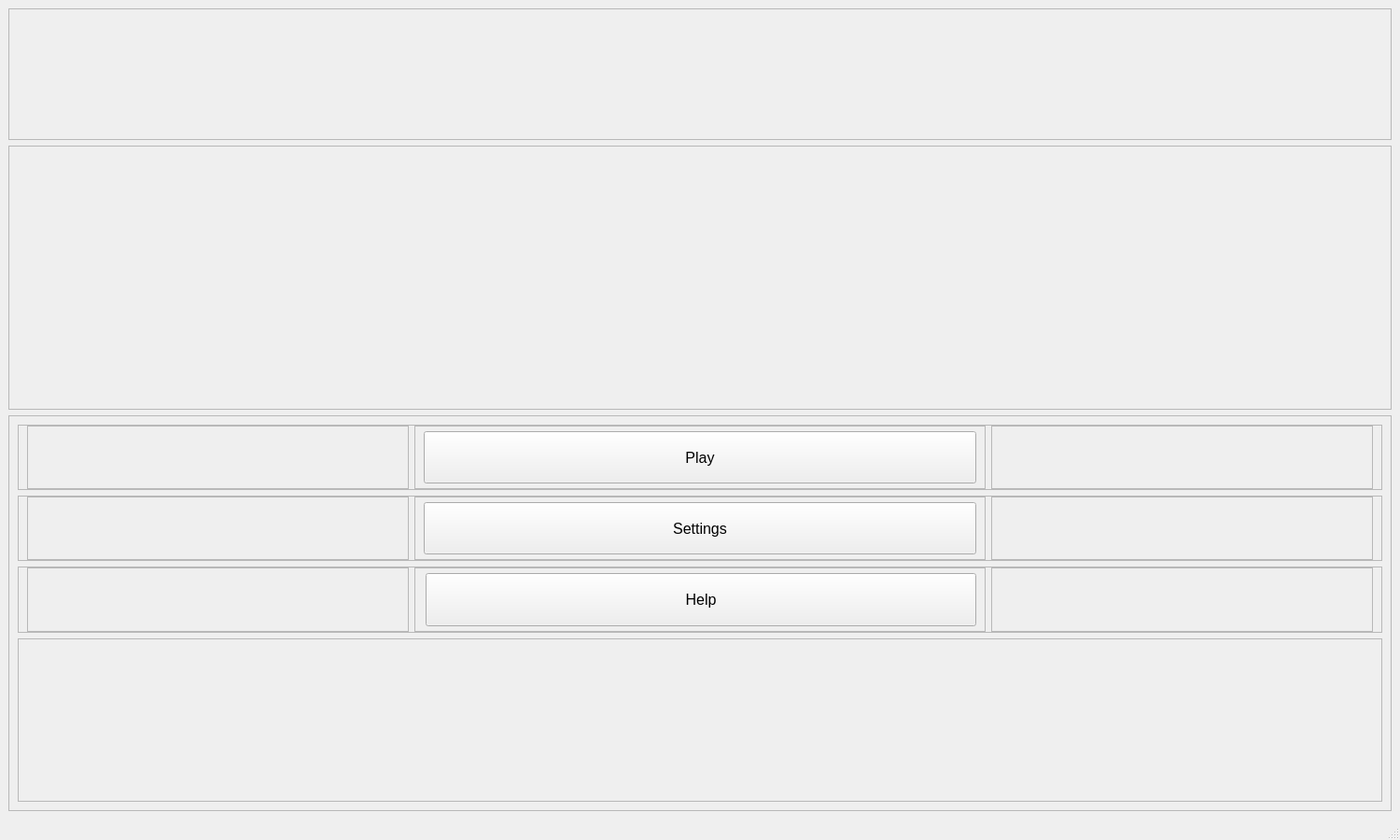
<?xml version="1.0" encoding="UTF-8"?>
<ui version="4.0">
 <class>StartScreen</class>
 <widget class="QMainWindow" name="StartScreen">
  <property name="geometry">
   <rect>
    <x>0</x>
    <y>0</y>
    <width>1500</width>
    <height>900</height>
   </rect>
  </property>
  <property name="windowTitle">
   <string>MainWindow</string>
  </property>
  <widget class="QWidget" name="centralwidget">
   <layout class="QVBoxLayout" name="verticalLayout_2" stretch="2,4,6">
    <item>
     <widget class="QFrame" name="frm_main_upper">
      <property name="frameShape">
       <enum>QFrame::StyledPanel</enum>
      </property>
      <property name="frameShadow">
       <enum>QFrame::Raised</enum>
      </property>
     </widget>
    </item>
    <item>
     <widget class="QFrame" name="frm_main_logo">
      <property name="frameShape">
       <enum>QFrame::StyledPanel</enum>
      </property>
      <property name="frameShadow">
       <enum>QFrame::Raised</enum>
      </property>
      <layout class="QVBoxLayout" name="verticalLayout">
       <item>
        <widget class="QLabel" name="lbl_logo">
         <property name="text">
          <string/>
         </property>
         <property name="alignment">
          <set>Qt::AlignCenter</set>
         </property>
        </widget>
       </item>
      </layout>
     </widget>
    </item>
    <item>
     <widget class="QFrame" name="frm_main_lower">
      <property name="frameShape">
       <enum>QFrame::StyledPanel</enum>
      </property>
      <property name="frameShadow">
       <enum>QFrame::Raised</enum>
      </property>
      <layout class="QVBoxLayout" name="verticalLayout_6" stretch="2,2,2,5">
       <item>
        <widget class="QFrame" name="frm_start">
         <property name="frameShape">
          <enum>QFrame::StyledPanel</enum>
         </property>
         <property name="frameShadow">
          <enum>QFrame::Raised</enum>
         </property>
         <layout class="QHBoxLayout" name="horizontalLayout" stretch="2,3,2">
          <property name="topMargin">
           <number>0</number>
          </property>
          <property name="bottomMargin">
           <number>0</number>
          </property>
          <item>
           <widget class="QFrame" name="frame">
            <property name="frameShape">
             <enum>QFrame::StyledPanel</enum>
            </property>
            <property name="frameShadow">
             <enum>QFrame::Raised</enum>
            </property>
           </widget>
          </item>
          <item>
           <widget class="QFrame" name="frame_2">
            <property name="frameShape">
             <enum>QFrame::StyledPanel</enum>
            </property>
            <property name="frameShadow">
             <enum>QFrame::Raised</enum>
            </property>
            <layout class="QVBoxLayout" name="verticalLayout_5">
             <property name="topMargin">
              <number>5</number>
             </property>
             <property name="bottomMargin">
              <number>5</number>
             </property>
             <item>
              <widget class="QPushButton" name="btn_play">
               <property name="sizePolicy">
                <sizepolicy hsizetype="MinimumExpanding" vsizetype="MinimumExpanding">
                 <horstretch>0</horstretch>
                 <verstretch>0</verstretch>
                </sizepolicy>
               </property>
               <property name="baseSize">
                <size>
                 <width>0</width>
                 <height>0</height>
                </size>
               </property>
               <property name="font">
                <font>
                 <pointsize>12</pointsize>
                </font>
               </property>
               <property name="styleSheet">
                <string notr="true"/>
               </property>
               <property name="text">
                <string>Play</string>
               </property>
              </widget>
             </item>
            </layout>
           </widget>
          </item>
          <item>
           <widget class="QFrame" name="frame_3">
            <property name="frameShape">
             <enum>QFrame::StyledPanel</enum>
            </property>
            <property name="frameShadow">
             <enum>QFrame::Raised</enum>
            </property>
           </widget>
          </item>
         </layout>
        </widget>
       </item>
       <item>
        <widget class="QFrame" name="frm_settings">
         <property name="frameShape">
          <enum>QFrame::StyledPanel</enum>
         </property>
         <property name="frameShadow">
          <enum>QFrame::Raised</enum>
         </property>
         <layout class="QHBoxLayout" name="horizontalLayout_2" stretch="2,3,2">
          <property name="topMargin">
           <number>0</number>
          </property>
          <property name="bottomMargin">
           <number>0</number>
          </property>
          <item>
           <widget class="QFrame" name="frame_6">
            <property name="frameShape">
             <enum>QFrame::StyledPanel</enum>
            </property>
            <property name="frameShadow">
             <enum>QFrame::Raised</enum>
            </property>
           </widget>
          </item>
          <item>
           <widget class="QFrame" name="frame_5">
            <property name="frameShape">
             <enum>QFrame::StyledPanel</enum>
            </property>
            <property name="frameShadow">
             <enum>QFrame::Raised</enum>
            </property>
            <layout class="QVBoxLayout" name="verticalLayout_4">
             <property name="topMargin">
              <number>5</number>
             </property>
             <property name="bottomMargin">
              <number>5</number>
             </property>
             <item>
              <widget class="QPushButton" name="btn_settings">
               <property name="sizePolicy">
                <sizepolicy hsizetype="MinimumExpanding" vsizetype="MinimumExpanding">
                 <horstretch>0</horstretch>
                 <verstretch>0</verstretch>
                </sizepolicy>
               </property>
               <property name="font">
                <font>
                 <pointsize>12</pointsize>
                </font>
               </property>
               <property name="text">
                <string>Settings</string>
               </property>
              </widget>
             </item>
            </layout>
           </widget>
          </item>
          <item>
           <widget class="QFrame" name="frame_4">
            <property name="frameShape">
             <enum>QFrame::StyledPanel</enum>
            </property>
            <property name="frameShadow">
             <enum>QFrame::Raised</enum>
            </property>
           </widget>
          </item>
         </layout>
        </widget>
       </item>
       <item>
        <widget class="QFrame" name="frm_help">
         <property name="frameShape">
          <enum>QFrame::StyledPanel</enum>
         </property>
         <property name="frameShadow">
          <enum>QFrame::Raised</enum>
         </property>
         <layout class="QHBoxLayout" name="horizontalLayout_3" stretch="2,3,2">
          <property name="topMargin">
           <number>0</number>
          </property>
          <property name="bottomMargin">
           <number>0</number>
          </property>
          <item>
           <widget class="QFrame" name="frame_9">
            <property name="frameShape">
             <enum>QFrame::StyledPanel</enum>
            </property>
            <property name="frameShadow">
             <enum>QFrame::Raised</enum>
            </property>
           </widget>
          </item>
          <item>
           <widget class="QFrame" name="frame_8">
            <property name="frameShape">
             <enum>QFrame::StyledPanel</enum>
            </property>
            <property name="frameShadow">
             <enum>QFrame::Raised</enum>
            </property>
            <layout class="QVBoxLayout" name="verticalLayout_3">
             <property name="leftMargin">
              <number>11</number>
             </property>
             <property name="topMargin">
              <number>5</number>
             </property>
             <property name="bottomMargin">
              <number>5</number>
             </property>
             <item>
              <widget class="QPushButton" name="btn_help">
               <property name="sizePolicy">
                <sizepolicy hsizetype="MinimumExpanding" vsizetype="MinimumExpanding">
                 <horstretch>0</horstretch>
                 <verstretch>0</verstretch>
                </sizepolicy>
               </property>
               <property name="font">
                <font>
                 <pointsize>12</pointsize>
                </font>
               </property>
               <property name="text">
                <string>Help</string>
               </property>
              </widget>
             </item>
            </layout>
           </widget>
          </item>
          <item>
           <widget class="QFrame" name="frame_7">
            <property name="frameShape">
             <enum>QFrame::StyledPanel</enum>
            </property>
            <property name="frameShadow">
             <enum>QFrame::Raised</enum>
            </property>
           </widget>
          </item>
         </layout>
        </widget>
       </item>
       <item>
        <widget class="QFrame" name="frame_11">
         <property name="frameShape">
          <enum>QFrame::StyledPanel</enum>
         </property>
         <property name="frameShadow">
          <enum>QFrame::Raised</enum>
         </property>
        </widget>
       </item>
      </layout>
     </widget>
    </item>
   </layout>
  </widget>
  <widget class="QMenuBar" name="menubar">
   <property name="geometry">
    <rect>
     <x>0</x>
     <y>0</y>
     <width>1500</width>
     <height>25</height>
    </rect>
   </property>
  </widget>
  <widget class="QStatusBar" name="statusbar"/>
 </widget>
 <resources/>
 <connections/>
</ui>
